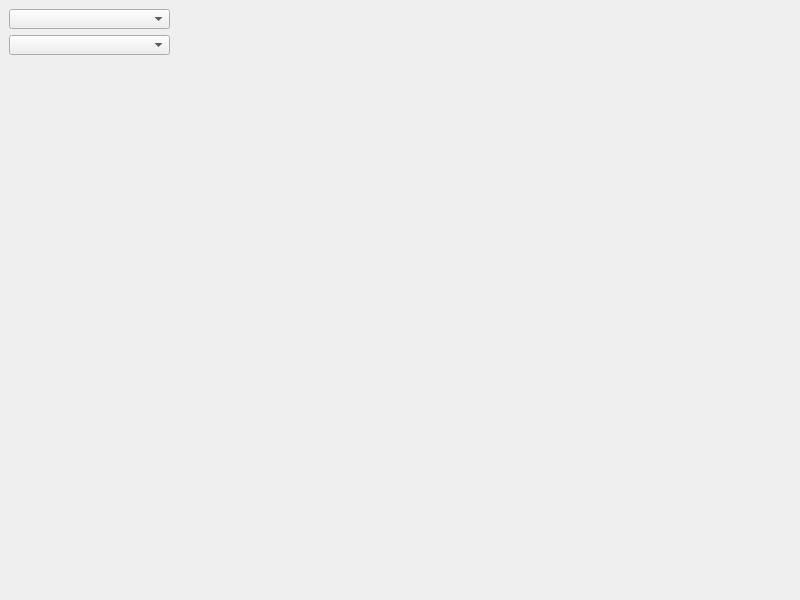
<?xml version="1.0" encoding="UTF-8"?>
<ui version="4.0">
 <class>frmXComboBox</class>
 <widget class="QWidget" name="frmXComboBox">
  <property name="geometry">
   <rect>
    <x>0</x>
    <y>0</y>
    <width>800</width>
    <height>600</height>
   </rect>
  </property>
  <property name="windowTitle">
   <string>Form</string>
  </property>
  <widget class="XComboBox" name="xcomboBox1">
   <property name="geometry">
    <rect>
     <x>9</x>
     <y>9</y>
     <width>161</width>
     <height>20</height>
    </rect>
   </property>
  </widget>
  <widget class="XComboBox" name="xcomboBox2">
   <property name="geometry">
    <rect>
     <x>9</x>
     <y>35</y>
     <width>161</width>
     <height>20</height>
    </rect>
   </property>
  </widget>
 </widget>
 <layoutdefault spacing="6" margin="11"/>
 <customwidgets>
  <customwidget>
   <class>XComboBox</class>
   <extends>QComboBox</extends>
   <header>xcombobox.h</header>
  </customwidget>
 </customwidgets>
 <resources/>
 <connections/>
</ui>
